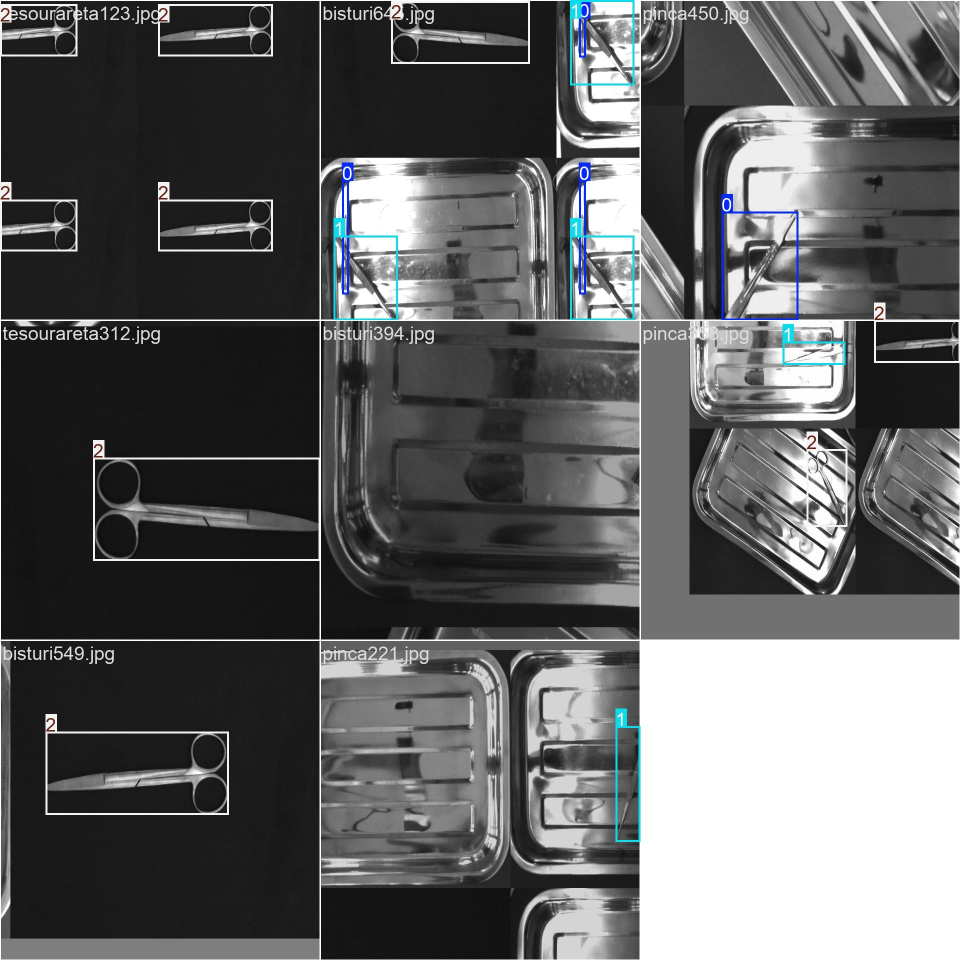
#> input picture runs/detect/runs/rtdetr-l_imgsz640_batch8/train_batch0.jpg, 1920 x 1920 px (shown at 1/2 size)
$ python -i cards.py   (imports and definitions only)
#> lines starting #> are read from the running program, lines starting #| are printed output that depends on the picture; after the words box and inside, x2 and y2 are one past the last pixel; in counts of white or black regions, pixels touching at a corner belong together
#> further down, picture is the input picture: PIL image 1920x1920 RGB; mean R, G, B 95.4, 96.2, 96.8
from __future__ import annotations

import html
import hashlib
import shutil
from pathlib import Path

from PIL import Image, ImageChops, ImageOps

from trayguard.learning.aruco import generate_marker_png
from trayguard.learning.models import Instrument, MarkerCard, TrayModule


FLASHCARD_IMAGE_SIZE = (1200, 900)
FLASHCARD_IMAGE_BACKGROUND = (244, 244, 240)
FLASHCARD_MARKER_SIZE = 190
FLASHCARD_MARKER_MARGIN = 24


def _content_bbox(image: Image.Image) -> tuple[int, int, int, int]:
    rgb = image.convert("RGB")
    corner_samples = [
        rgb.getpixel((0, 0)),
        rgb.getpixel((rgb.width - 1, 0)),
        rgb.getpixel((0, rgb.height - 1)),
        rgb.getpixel((rgb.width - 1, rgb.height - 1)),
    ]
#> corner_samples = [(252, 252, 252), (248, 248, 248), (242, 242, 242), (255, 255, 255)]
    background = tuple(sorted(channel)[len(channel) // 2] for channel in zip(*corner_samples))
#> background = (252, 252, 252)
    diff = ImageChops.difference(rgb, Image.new("RGB", rgb.size, background)).convert("L")
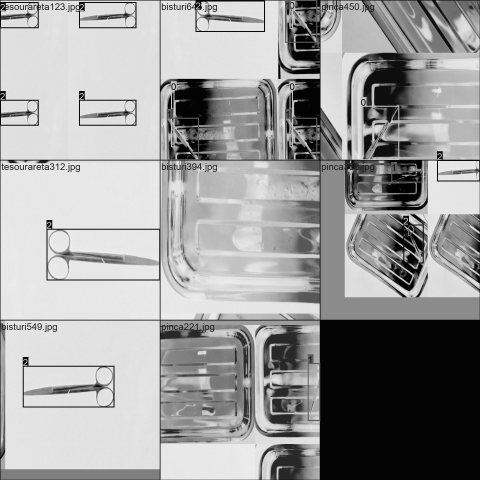
#> diff: PIL image 1920x1920 L (shown at 1/4 size); min 0, max 252, mean 156.8
    mask = diff.point(lambda value: 255 if value > 18 else 0)
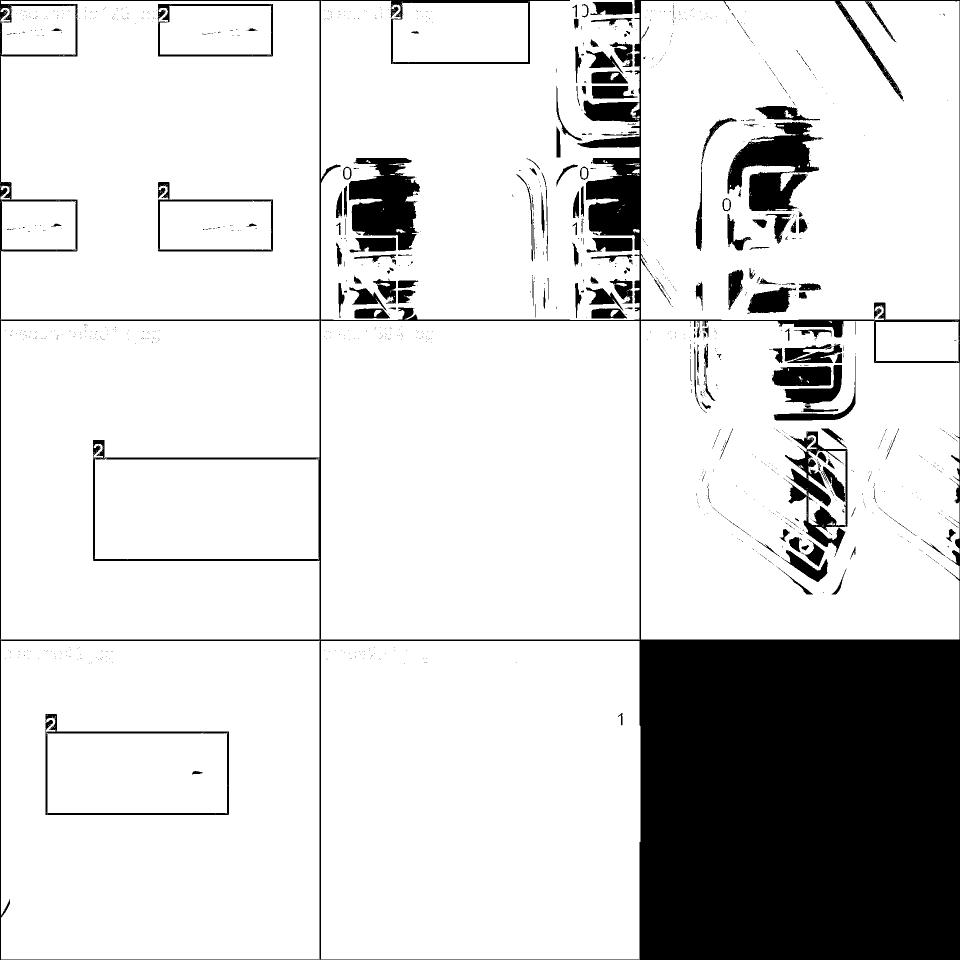
#> mask: PIL image 1920x1920 L (shown at 1/2 size); 83.6% white; 1228 black regions (1065 under 20 px), largest, box (x1, y1, x2, y2) and area: (0, 0, 1920, 1920) 481310, (1455, 244, 1644, 422) 17460, (698, 316, 840, 501) 16980
    bbox = mask.getbbox()
#> bbox = (0, 0, 1919, 1920)
    if bbox is None:
        return (0, 0, rgb.width, rgb.height)

    pad_x = max(8, int((bbox[2] - bbox[0]) * 0.08))
#> pad_x = 153
    pad_y = max(8, int((bbox[3] - bbox[1]) * 0.08))
#> pad_y = 153
    return (
        max(0, bbox[0] - pad_x),
        max(0, bbox[1] - pad_y),
        min(rgb.width, bbox[2] + pad_x),
        min(rgb.height, bbox[3] + pad_y),
    )


# [252 lines left out: functions _emptiest_marker_position, _paste_marker, _standardize_flashcard_image, _copy_flashcard_image, _marker_by_instrument, _features and 4 more, not called in this run]

>>> from PIL import Image
>>> picture = Image.open('../../../runs/detect/runs/rtdetr-l_imgsz640_batch8/train_batch0.jpg')
>>> result = _content_bbox(picture)
#> result = (0, 0, 1920, 1920)

$ run again, on runs/detect/runs/rtdetr-l_imgsz640_batch8/train_batch1.jpg
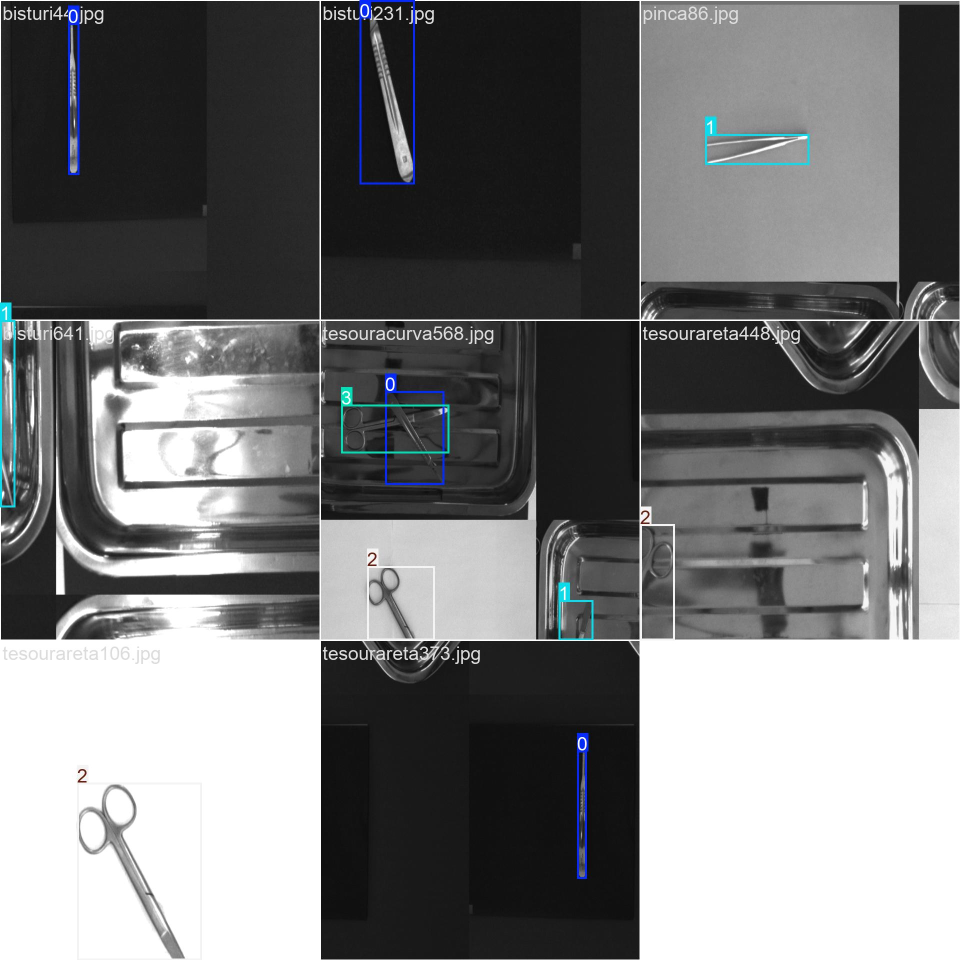
#> input picture runs/detect/runs/rtdetr-l_imgsz640_batch8/train_batch1.jpg, 1920 x 1920 px (shown at 1/2 size)
#> picture is the input picture: PIL image 1920x1920 RGB; mean R, G, B 116.8, 117.6, 118.3
#> corner_samples = [(251, 251, 251), (249, 249, 249), (255, 255, 255), (255, 255, 255)]
#> background = (255, 255, 255)
#> in _content_bbox, `diff = ImageChops.difference(rgb, Image.new("RGB", rgb.size, backgroun..`:
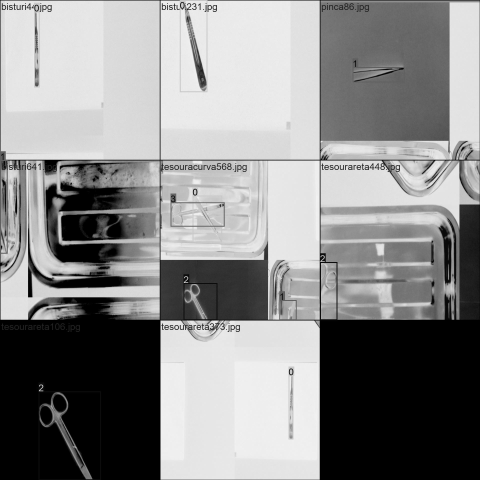
#> diff: PIL image 1920x1920 L (shown at 1/4 size); min 0, max 255, mean 137.6
#> in _content_bbox, `mask = diff.point(lambda value: 255 if value > 18 else 0)`:
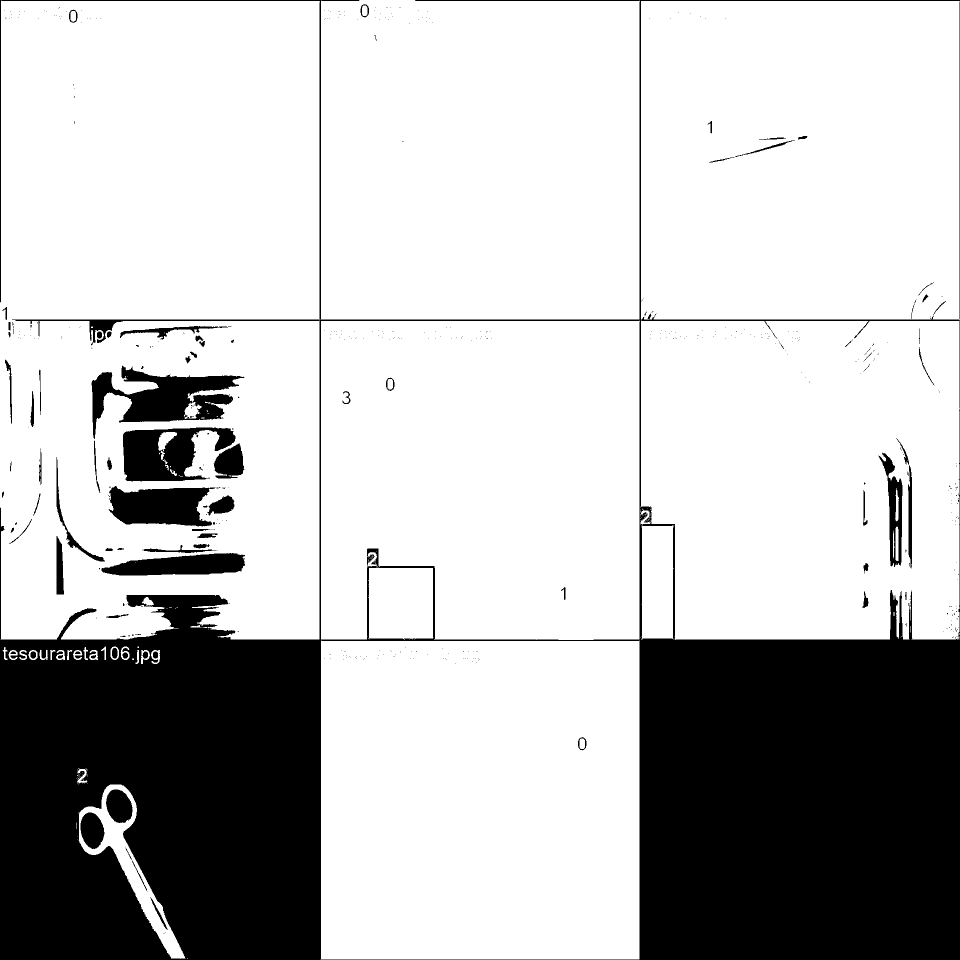
#> mask: PIL image 1920x1920 L (shown at 1/2 size); 74.9% white; 498 black regions (416 under 20 px), largest, box (x1, y1, x2, y2) and area: (0, 0, 1920, 1920) 841343, (183, 731, 489, 878) 18948, (246, 855, 471, 963) 14719
#> bbox = (0, 0, 1920, 1919)
#> pad_x = 153
#> result = (0, 0, 1920, 1920)

$ run again, on runs/detect/runs/rtdetr-l_imgsz640_batch8/train_batch16560.jpg
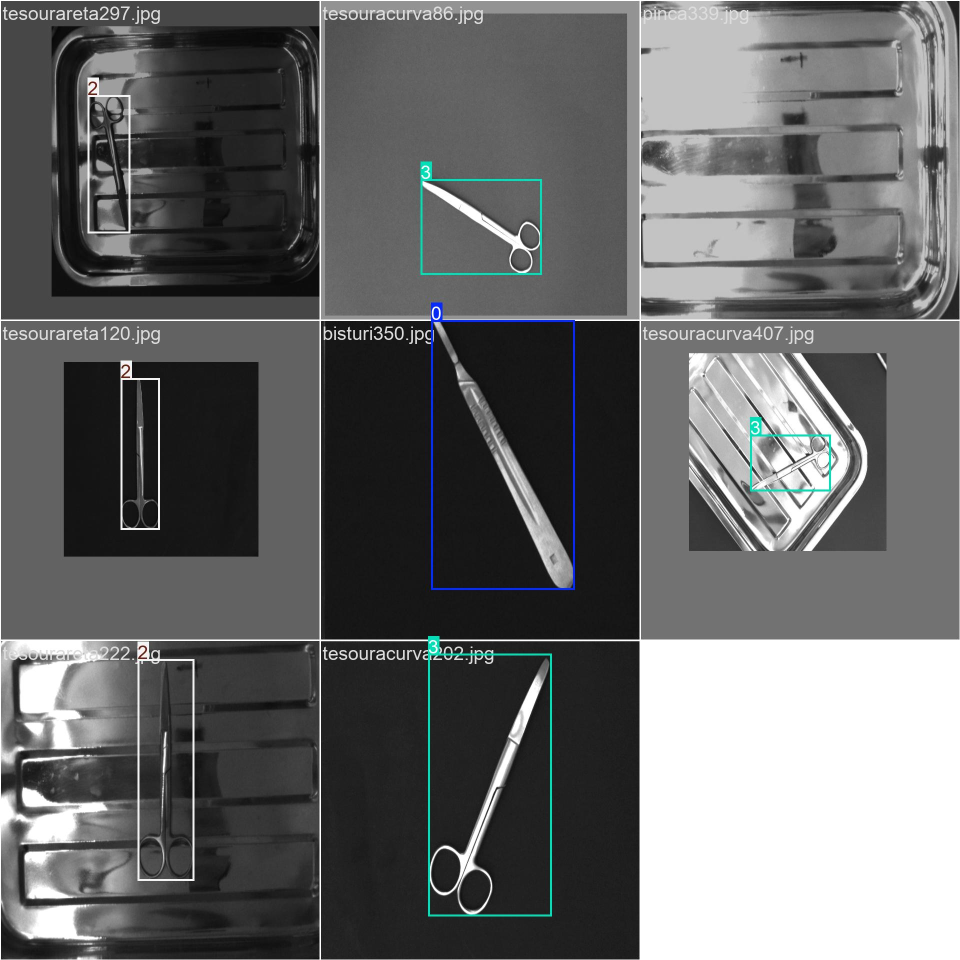
#> input picture runs/detect/runs/rtdetr-l_imgsz640_batch8/train_batch16560.jpg, 1920 x 1920 px (shown at 1/2 size)
#> picture is the input picture: PIL image 1920x1920 RGB; mean R, G, B 102.7, 103.5, 103.8
#> corner_samples = [(255, 255, 255), (253, 253, 253), (248, 248, 248), (255, 255, 255)]
#> background = (255, 255, 255)
#> in _content_bbox, `diff = ImageChops.difference(rgb, Image.new("RGB", rgb.size, backgroun..`:
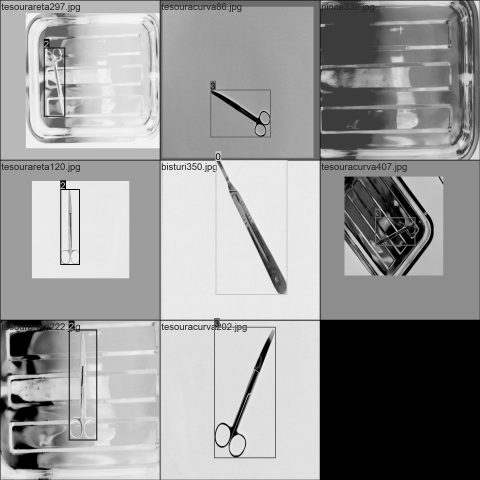
#> diff: PIL image 1920x1920 L (shown at 1/4 size); min 0, max 255, mean 151.7
#> in _content_bbox, `mask = diff.point(lambda value: 255 if value > 18 else 0)`:
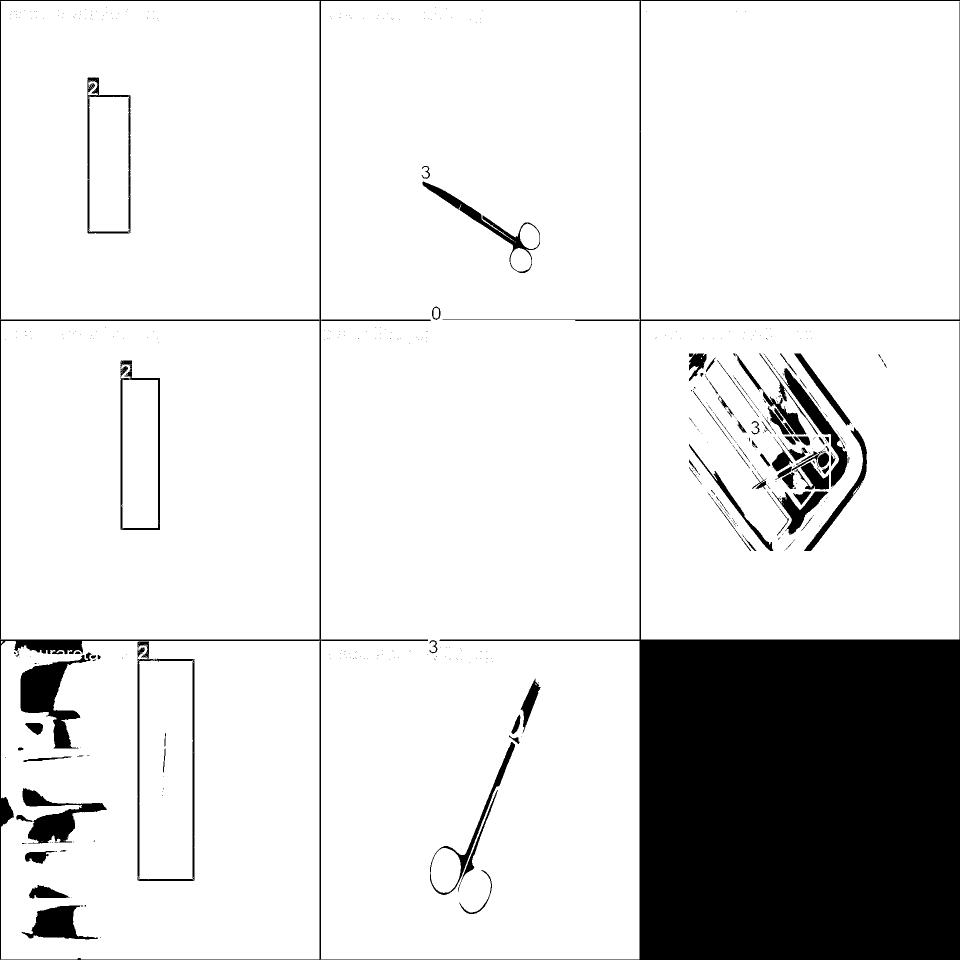
#> mask: PIL image 1920x1920 L (shown at 1/2 size); 85.9% white; 503 black regions (417 under 20 px), largest, box (x1, y1, x2, y2) and area: (0, 0, 1920, 1920) 443315, (41, 1305, 184, 1497) 10101, (32, 1576, 214, 1687) 7064
#> bbox = (1, 1, 1920, 1919)
#> pad_x = 153
#> result = (0, 0, 1920, 1920)
